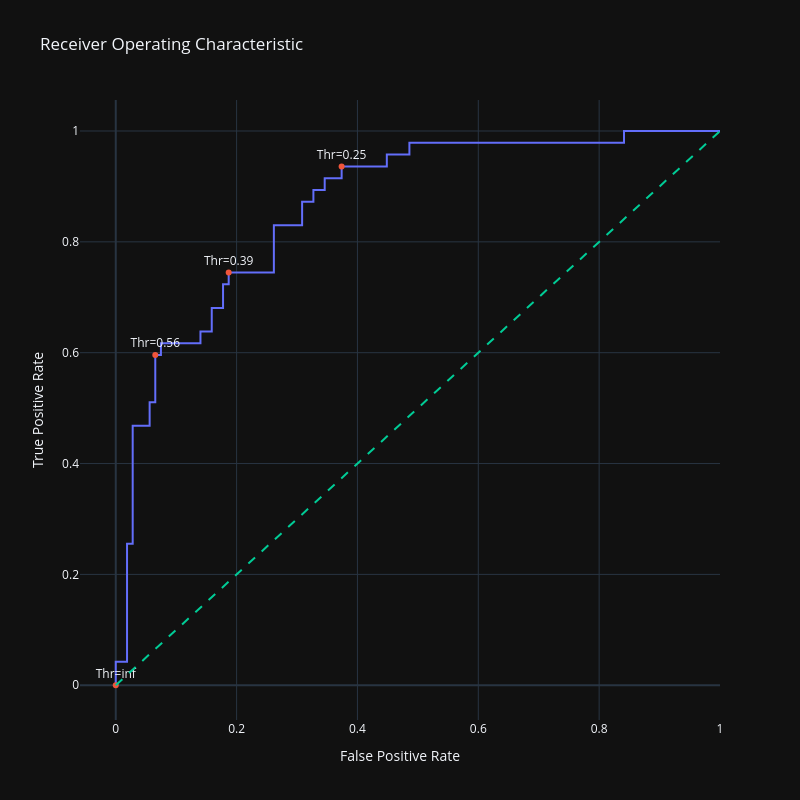

Here is the notebook cell this chart was saved with:
### Code cell
import plotly.graph_objects as go
import numpy as np

# Generate a trace for ROC curve
trace0 = go.Scatter(
    x=fpr,
    y=tpr,
    mode='lines',
    name='ROC curve'
)

# Only label every nth point to avoid cluttering
n = 10
indices = np.arange(len(thresholds)) % n == 0  # Choose indices where index mod n is 0

trace1 = go.Scatter(
    x=fpr[indices],
    y=tpr[indices],
    mode='markers+text',
    name='Threshold points',
    text=[f"Thr={thr:.2f}" for thr in thresholds[indices]],
    textposition='top center')

# Diagonal line
trace2 = go.Scatter(
    x=[0, 1],
    y=[0, 1],
    mode='lines',
    name='Random (Area = 0.5)',
    line=dict(dash='dash'))

data = [trace0, trace1, trace2]
# Define layout with square aspect ratio
layout = go.Layout(
    title='Receiver Operating Characteristic',
    xaxis=dict(title='False Positive Rate'),
    yaxis=dict(title='True Positive Rate'),
    autosize=False,
    width=800,
    height=800,
    showlegend=False)

# Define figure and add data
fig = go.Figure(data=data, layout=layout)
# Show figure
fig.show()

### Figure 1 — Plotly figure (JSON) as saved in the notebook; plotly's stock layout.template omitted (floating-point values rounded to 4 significant figures)
{"data": [{"mode": "lines", "name": "ROC curve", "x": [0.0, 0.0, 0.0, 0.01869, 0.01869, 0.02804, 0.02804, 0.05607, 0.05607, 0.06542, 0.06542, 0.07477, 0.07477, 0.1402, 0.1402, 0.1589, 0.1589, 0.1776, 0.1776, 0.1869, 0.1869, 0.2617, 0.2617, 0.3084, 0.3084, 0.3271, 0.3271, 0.3458, 0.3458, 0.3738, 0.3738, 0.4486, 0.4486, 0.486, 0.486, 0.8411, 0.8411, 1.0], "y": [0.0, 0.02128, 0.04255, 0.04255, 0.2553, 0.2553, 0.4681, 0.4681, 0.5106, 0.5106, 0.5957, 0.5957, 0.617, 0.617, 0.6383, 0.6383, 0.6809, 0.6809, 0.7234, 0.7234, 0.7447, 0.7447, 0.8298, 0.8298, 0.8723, 0.8723, 0.8936, 0.8936, 0.9149, 0.9149, 0.9362, 0.9362, 0.9574, 0.9574, 0.9787, 0.9787, 1.0, 1.0], "type": "scatter"}, {"mode": "markers+text", "name": "Threshold points", "text": ["Thr=inf", "Thr=0.56", "Thr=0.39", "Thr=0.25"], "textposition": "top center", "x": [0.0, 0.06542, 0.1869, 0.3738], "y": [0.0, 0.5957, 0.7447, 0.9362], "type": "scatter"}, {"line": {"dash": "dash"}, "mode": "lines", "name": "Random (Area = 0.5)", "x": [0, 1], "y": [0, 1], "type": "scatter"}], "layout": {"autosize": false, "height": 800, "showlegend": false, "title": {"text": "Receiver Operating Characteristic"}, "width": 800, "xaxis": {"title": {"text": "False Positive Rate"}}, "yaxis": {"title": {"text": "True Positive Rate"}}}}
